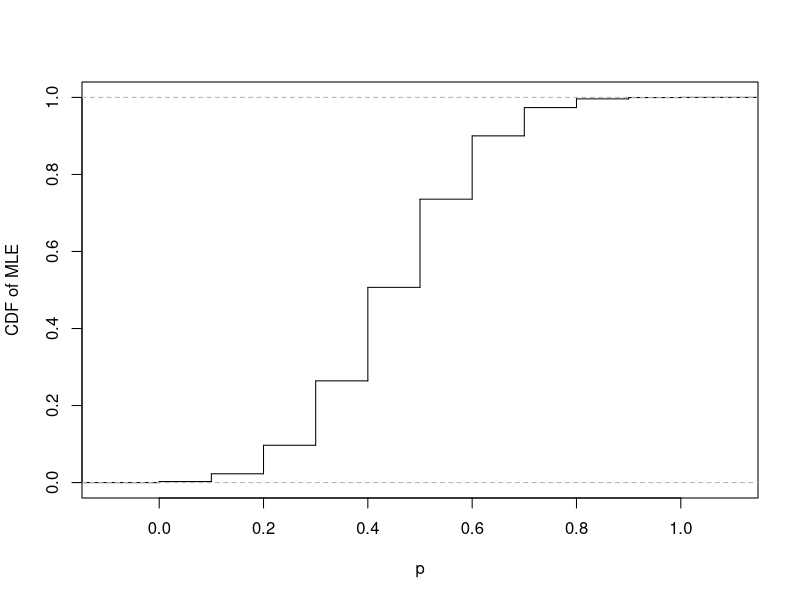
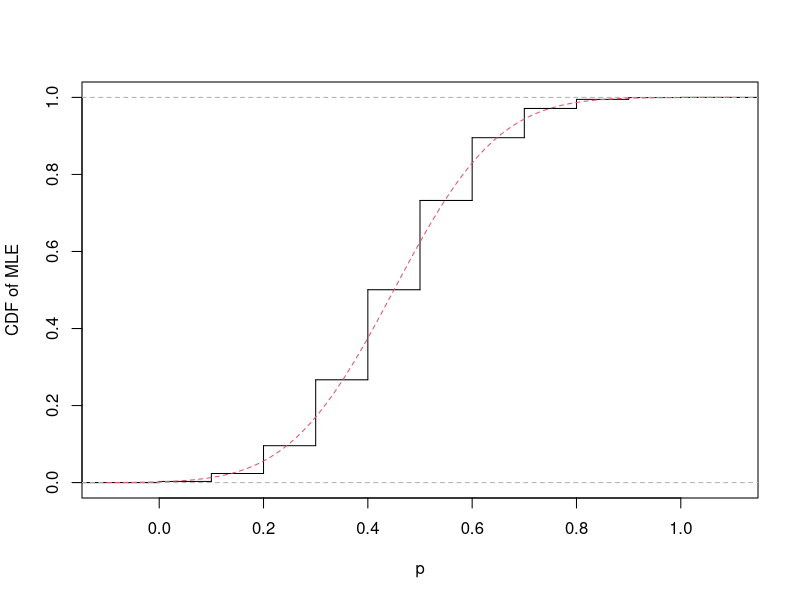
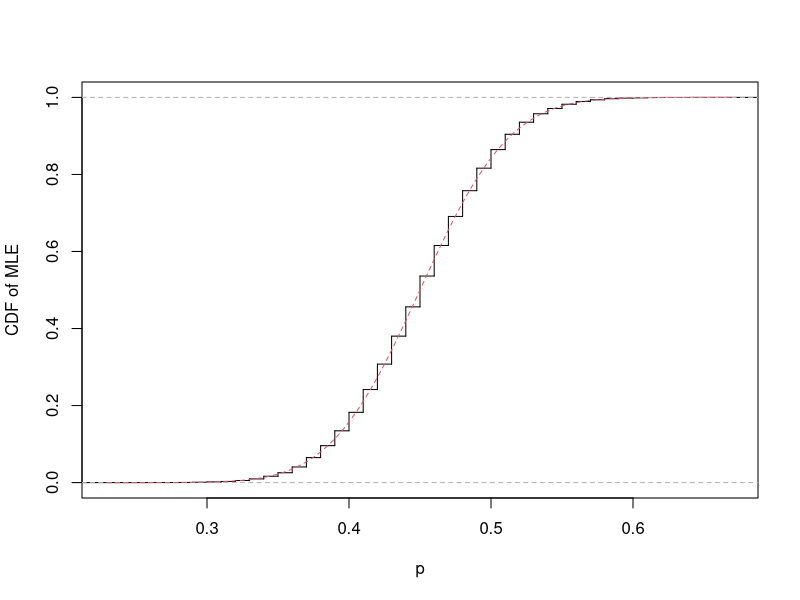
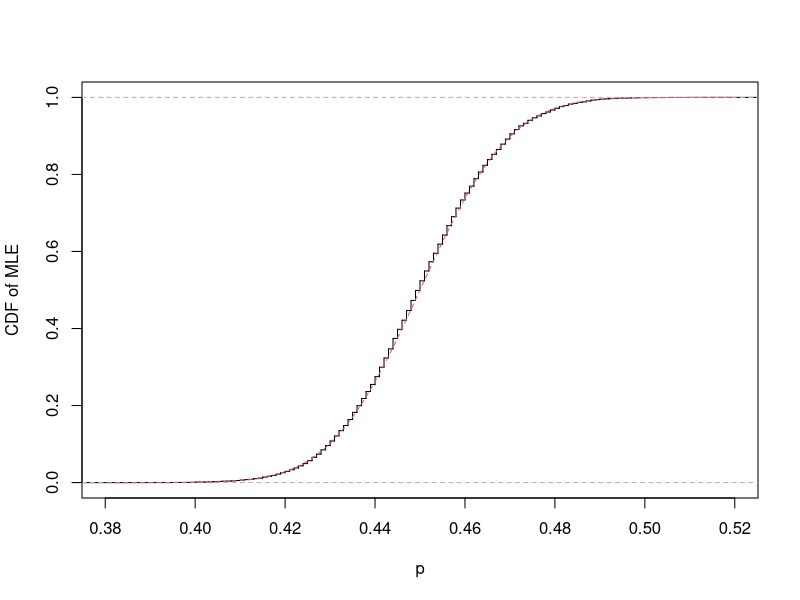

Here is the R script that generated these plots, in order:
## ---- chunk 1
knitr::opts_knit$set(root.dir = '../datasets')
## ---- chunk 2
n <- 10
p <- 0.45
y_samples <- replicate(10000, rbinom(n, 1, p))
y_bar_samples <- apply(y_samples, 2, mean)
plot(ecdf(y_bar_samples), verticals = TRUE, do.points = FALSE, main = "",
     xlab = "p", ylab = "CDF of MLE")
## ---- chunk 3
n <- 10
p <- 0.45
y_samples <- replicate(10000, rbinom(n, 1, p))
y_bar_samples <- apply(y_samples, 2, mean)
plot(ecdf(y_bar_samples), verticals = TRUE, do.points = FALSE, main = "",
     xlab = "p", ylab = "CDF of MLE")
curve(pnorm(x, mean = p, sd = sqrt(p * (1 - p) / n)), add = TRUE,
      lty = 2, col = 2)
## ---- chunk 4
n <- 100
p <- 0.45
y_samples <- replicate(10000, rbinom(n, 1, p))
y_bar_samples <- apply(y_samples, 2, mean)
plot(ecdf(y_bar_samples), verticals = TRUE, do.points = FALSE, main = "",
     xlab = "p", ylab = "CDF of MLE")
curve(pnorm(x, mean = p, sd = sqrt(p * (1 - p) / n)), add = TRUE, 
      lty = 2, col = 2)
## ---- chunk 5
n <- 1000
p <- 0.45
y_samples <- replicate(10000, rbinom(n, 1, p))
y_bar_samples <- apply(y_samples, 2, mean)
plot(ecdf(y_bar_samples), verticals = TRUE, do.points = FALSE, main = "",
     xlab = "p", ylab = "CDF of MLE")
curve(pnorm(x, mean = p, sd = sqrt(p * (1 - p) / n)), add = TRUE,
      lty = 2, col = 2)
